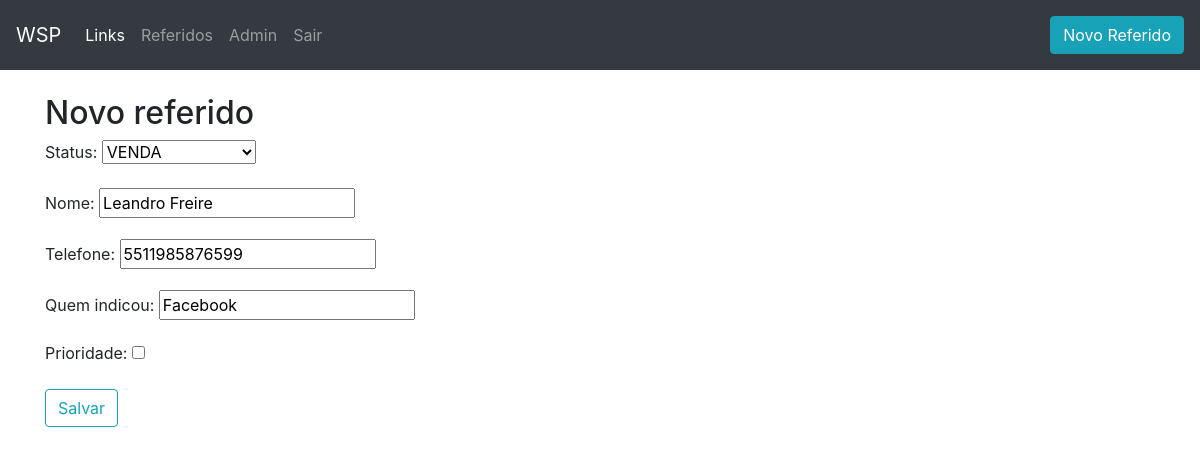
The page /referidos/1/edit (signed in) on the database as committed earlier.
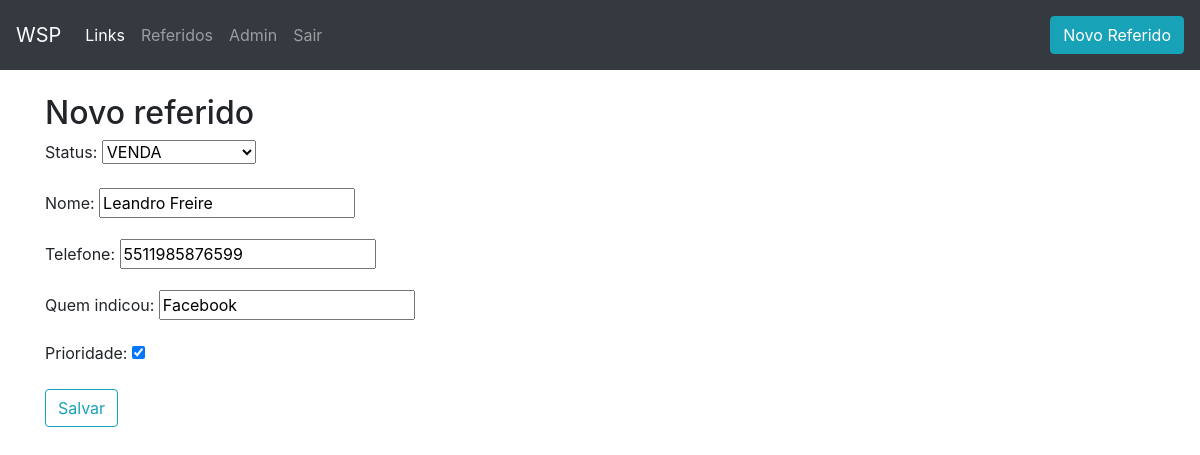
The same page on the database as committed later.
### referidos/models.py (models this page shows, shortened)
class Referido(models.Model):
    nome = models.CharField(max_length=200)
    telefone = models.CharField(max_length=200)
    prioridade = models.BooleanField()
    status = models.CharField(max_length=200, choices=STATUS_REFERIDOS, default='Iniciar')
    data_agendamento = models.DateTimeField(null=True, blank=True)
    quem_indicou = models.CharField(max_length=200, default='')

### referidos/views.py (the view)
# urls.py: path('referidos/<int:pk>/edit', views.referido_edit, name="referido_edit"),
@login_required
def referido_edit(request, pk):
    post = get_object_or_404(Referido, pk=pk)
    if request.method == "POST":
        form = ReferidoForm(request.POST, instance=post)
        if form.is_valid():
            referido = form.save(commit=False)
            referido.save()
            return redirect('referidos')
    else:
        form = ReferidoForm(instance=post)
    return render(request, 'referidos/referidos_form.html', {'form': form})

### referidos/forms.py
class ReferidoForm(forms.ModelForm):
    class Meta:
        model = Referido
        fields = {'quem_indicou', 'nome', 'telefone', 'prioridade', 'status'}

### referidos/templates/referidos/referidos_form.html (shortened to what this page needs)
{% extends 'referidos/base.html' %}
{% block content %}
    <h2>Novo referido</h2>
    <form method="POST" class="">
    <div class="form-group">
        {{ form.as_p }}
    </div>
        <button type="submit" class="save btn btn-outline-info">Salvar</button>
    </form>
{% endblock %}

Rows that differ between the two databases and show on the page:
changed Referido "VENDA": prioridade "☐" → "☑"
